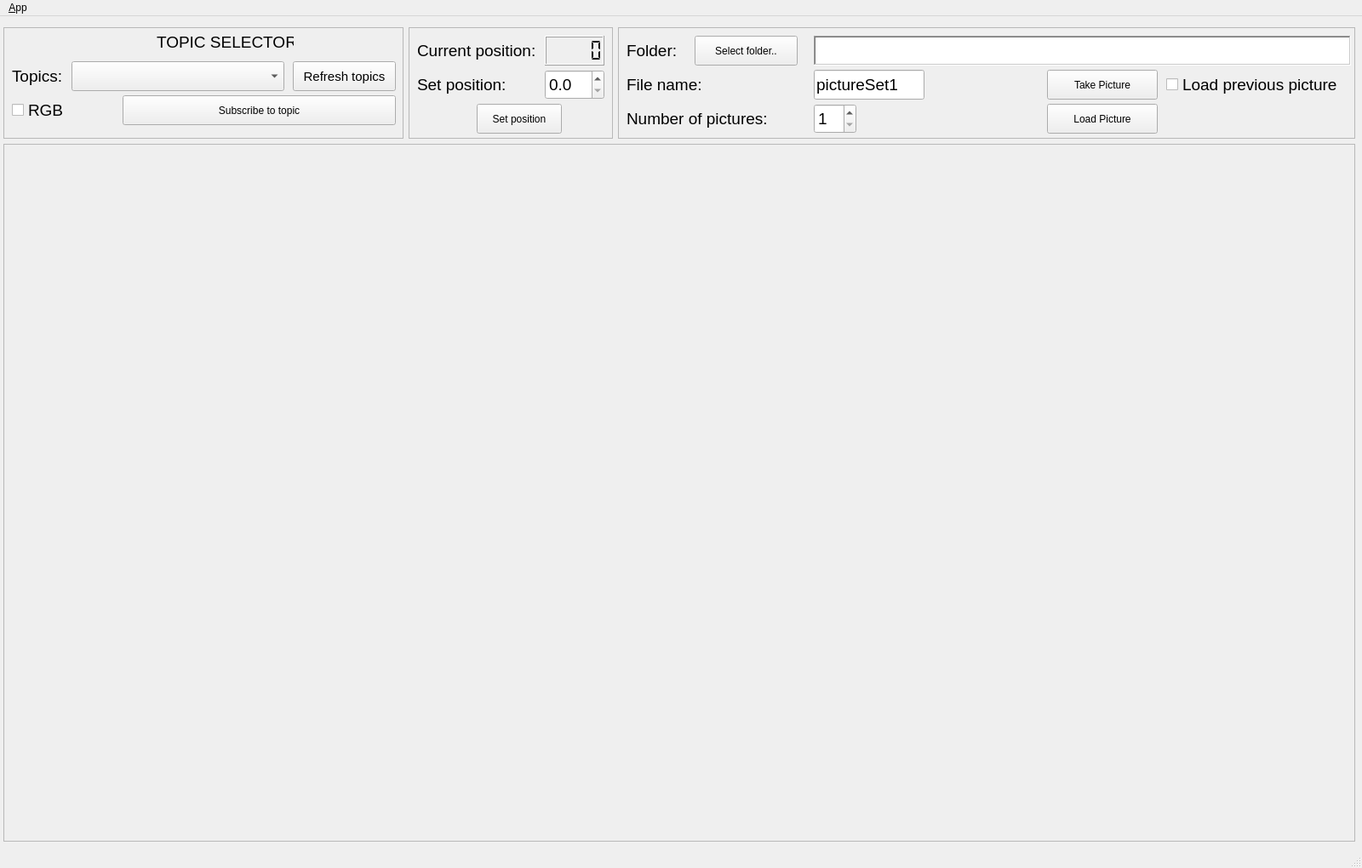
<?xml version="1.0" encoding="UTF-8"?>
<ui version="4.0">
 <class>MainWindowDesign</class>
 <widget class="QMainWindow" name="MainWindowDesign">
  <property name="geometry">
   <rect>
    <x>0</x>
    <y>0</y>
    <width>1600</width>
    <height>1020</height>
   </rect>
  </property>
  <property name="sizePolicy">
   <sizepolicy hsizetype="Preferred" vsizetype="Preferred">
    <horstretch>0</horstretch>
    <verstretch>0</verstretch>
   </sizepolicy>
  </property>
  <property name="windowTitle">
   <string>QRosApp</string>
  </property>
  <property name="windowIcon">
   <iconset resource="../resources/images.qrc">
    <normaloff>:/images/icon.png</normaloff>:/images/icon.png</iconset>
  </property>
  <property name="locale">
   <locale language="English" country="Australia"/>
  </property>
  <widget class="QWidget" name="centralwidget">
   <widget class="QFrame" name="frame_2">
    <property name="geometry">
     <rect>
      <x>480</x>
      <y>13</y>
      <width>240</width>
      <height>131</height>
     </rect>
    </property>
    <property name="frameShape">
     <enum>QFrame::StyledPanel</enum>
    </property>
    <property name="frameShadow">
     <enum>QFrame::Raised</enum>
    </property>
    <widget class="QLCDNumber" name="current_position">
     <property name="geometry">
      <rect>
       <x>160</x>
       <y>10</y>
       <width>70</width>
       <height>35</height>
      </rect>
     </property>
     <property name="font">
      <font>
       <pointsize>14</pointsize>
      </font>
     </property>
     <property name="smallDecimalPoint">
      <bool>false</bool>
     </property>
     <property name="segmentStyle">
      <enum>QLCDNumber::Flat</enum>
     </property>
    </widget>
    <widget class="QLabel" name="label">
     <property name="geometry">
      <rect>
       <x>10</x>
       <y>10</y>
       <width>151</width>
       <height>35</height>
      </rect>
     </property>
     <property name="font">
      <font>
       <pointsize>14</pointsize>
      </font>
     </property>
     <property name="text">
      <string>Current position:</string>
     </property>
    </widget>
    <widget class="QDoubleSpinBox" name="set_position_input">
     <property name="geometry">
      <rect>
       <x>160</x>
       <y>50</y>
       <width>70</width>
       <height>35</height>
      </rect>
     </property>
     <property name="font">
      <font>
       <pointsize>14</pointsize>
      </font>
     </property>
     <property name="prefix">
      <string/>
     </property>
     <property name="suffix">
      <string/>
     </property>
     <property name="decimals">
      <number>1</number>
     </property>
     <property name="maximum">
      <double>360.000000000000000</double>
     </property>
    </widget>
    <widget class="QLabel" name="label_2">
     <property name="geometry">
      <rect>
       <x>10</x>
       <y>50</y>
       <width>151</width>
       <height>35</height>
      </rect>
     </property>
     <property name="font">
      <font>
       <pointsize>14</pointsize>
      </font>
     </property>
     <property name="text">
      <string>Set position:</string>
     </property>
    </widget>
    <widget class="QPushButton" name="button_set_pos">
     <property name="geometry">
      <rect>
       <x>80</x>
       <y>90</y>
       <width>100</width>
       <height>35</height>
      </rect>
     </property>
     <property name="text">
      <string>Set position</string>
     </property>
    </widget>
   </widget>
   <widget class="QFrame" name="frame">
    <property name="geometry">
     <rect>
      <x>4</x>
      <y>13</y>
      <width>470</width>
      <height>131</height>
     </rect>
    </property>
    <property name="frameShape">
     <enum>QFrame::StyledPanel</enum>
    </property>
    <property name="frameShadow">
     <enum>QFrame::Raised</enum>
    </property>
    <widget class="QLabel" name="label_3">
     <property name="geometry">
      <rect>
       <x>10</x>
       <y>40</y>
       <width>81</width>
       <height>35</height>
      </rect>
     </property>
     <property name="font">
      <font>
       <pointsize>14</pointsize>
      </font>
     </property>
     <property name="text">
      <string>Topics:</string>
     </property>
    </widget>
    <widget class="QComboBox" name="comboBox">
     <property name="geometry">
      <rect>
       <x>80</x>
       <y>40</y>
       <width>250</width>
       <height>35</height>
      </rect>
     </property>
     <property name="font">
      <font>
       <pointsize>11</pointsize>
      </font>
     </property>
    </widget>
    <widget class="QPushButton" name="button_refresh_topic">
     <property name="geometry">
      <rect>
       <x>340</x>
       <y>40</y>
       <width>121</width>
       <height>35</height>
      </rect>
     </property>
     <property name="font">
      <font>
       <pointsize>11</pointsize>
      </font>
     </property>
     <property name="text">
      <string>Refresh topics</string>
     </property>
    </widget>
    <widget class="QPushButton" name="button_subscribe_topic">
     <property name="geometry">
      <rect>
       <x>140</x>
       <y>80</y>
       <width>321</width>
       <height>35</height>
      </rect>
     </property>
     <property name="text">
      <string>Subscribe to topic</string>
     </property>
    </widget>
    <widget class="QLabel" name="label_4">
     <property name="geometry">
      <rect>
       <x>180</x>
       <y>0</y>
       <width>161</width>
       <height>35</height>
      </rect>
     </property>
     <property name="font">
      <font>
       <pointsize>14</pointsize>
      </font>
     </property>
     <property name="text">
      <string>TOPIC SELECTOR</string>
     </property>
    </widget>
    <widget class="QCheckBox" name="rgb_checkbox">
     <property name="geometry">
      <rect>
       <x>10</x>
       <y>80</y>
       <width>97</width>
       <height>35</height>
      </rect>
     </property>
     <property name="font">
      <font>
       <pointsize>14</pointsize>
      </font>
     </property>
     <property name="text">
      <string>RGB</string>
     </property>
    </widget>
   </widget>
   <widget class="QFrame" name="frame_3">
    <property name="geometry">
     <rect>
      <x>726</x>
      <y>13</y>
      <width>866</width>
      <height>131</height>
     </rect>
    </property>
    <property name="frameShape">
     <enum>QFrame::StyledPanel</enum>
    </property>
    <property name="frameShadow">
     <enum>QFrame::Raised</enum>
    </property>
    <widget class="QLabel" name="label_6">
     <property name="geometry">
      <rect>
       <x>10</x>
       <y>10</y>
       <width>81</width>
       <height>35</height>
      </rect>
     </property>
     <property name="font">
      <font>
       <pointsize>14</pointsize>
      </font>
     </property>
     <property name="text">
      <string>Folder:</string>
     </property>
    </widget>
    <widget class="QPushButton" name="button_folder_select">
     <property name="geometry">
      <rect>
       <x>90</x>
       <y>10</y>
       <width>121</width>
       <height>35</height>
      </rect>
     </property>
     <property name="text">
      <string>Select folder..</string>
     </property>
    </widget>
    <widget class="QTextBrowser" name="textbox_path">
     <property name="geometry">
      <rect>
       <x>230</x>
       <y>10</y>
       <width>631</width>
       <height>35</height>
      </rect>
     </property>
     <property name="font">
      <font>
       <pointsize>14</pointsize>
       <italic>false</italic>
      </font>
     </property>
     <property name="frameShape">
      <enum>QFrame::WinPanel</enum>
     </property>
     <property name="frameShadow">
      <enum>QFrame::Sunken</enum>
     </property>
    </widget>
    <widget class="QDoubleSpinBox" name="set_nrof_pic">
     <property name="geometry">
      <rect>
       <x>230</x>
       <y>90</y>
       <width>50</width>
       <height>35</height>
      </rect>
     </property>
     <property name="font">
      <font>
       <pointsize>14</pointsize>
      </font>
     </property>
     <property name="prefix">
      <string/>
     </property>
     <property name="suffix">
      <string/>
     </property>
     <property name="decimals">
      <number>0</number>
     </property>
     <property name="minimum">
      <double>1.000000000000000</double>
     </property>
     <property name="maximum">
      <double>500.000000000000000</double>
     </property>
    </widget>
    <widget class="QLabel" name="label_7">
     <property name="geometry">
      <rect>
       <x>10</x>
       <y>90</y>
       <width>190</width>
       <height>35</height>
      </rect>
     </property>
     <property name="font">
      <font>
       <pointsize>14</pointsize>
      </font>
     </property>
     <property name="text">
      <string>Number of pictures:</string>
     </property>
    </widget>
    <widget class="QPushButton" name="button_take_pic">
     <property name="geometry">
      <rect>
       <x>504</x>
       <y>50</y>
       <width>130</width>
       <height>35</height>
      </rect>
     </property>
     <property name="text">
      <string>Take Picture</string>
     </property>
    </widget>
    <widget class="QLineEdit" name="fileName">
     <property name="geometry">
      <rect>
       <x>230</x>
       <y>50</y>
       <width>130</width>
       <height>35</height>
      </rect>
     </property>
     <property name="font">
      <font>
       <pointsize>14</pointsize>
      </font>
     </property>
     <property name="text">
      <string>pictureSet1</string>
     </property>
    </widget>
    <widget class="QLabel" name="label_8">
     <property name="geometry">
      <rect>
       <x>10</x>
       <y>50</y>
       <width>190</width>
       <height>35</height>
      </rect>
     </property>
     <property name="font">
      <font>
       <pointsize>14</pointsize>
      </font>
     </property>
     <property name="text">
      <string>File name:</string>
     </property>
    </widget>
    <widget class="QPushButton" name="button_load_picture">
     <property name="geometry">
      <rect>
       <x>504</x>
       <y>90</y>
       <width>130</width>
       <height>35</height>
      </rect>
     </property>
     <property name="text">
      <string>Load Picture</string>
     </property>
    </widget>
    <widget class="QCheckBox" name="checkLoad">
     <property name="geometry">
      <rect>
       <x>644</x>
       <y>50</y>
       <width>220</width>
       <height>35</height>
      </rect>
     </property>
     <property name="font">
      <font>
       <pointsize>14</pointsize>
      </font>
     </property>
     <property name="text">
      <string>Load previous picture</string>
     </property>
    </widget>
   </widget>
   <widget class="QFrame" name="frame_4">
    <property name="geometry">
     <rect>
      <x>4</x>
      <y>150</y>
      <width>1588</width>
      <height>820</height>
     </rect>
    </property>
    <property name="frameShape">
     <enum>QFrame::StyledPanel</enum>
    </property>
    <property name="frameShadow">
     <enum>QFrame::Raised</enum>
    </property>
    <widget class="QWidget" name="verticalLayoutWidget">
     <property name="geometry">
      <rect>
       <x>0</x>
       <y>0</y>
       <width>1588</width>
       <height>820</height>
      </rect>
     </property>
     <layout class="QVBoxLayout" name="verticalLayout"/>
    </widget>
   </widget>
  </widget>
  <widget class="QMenuBar" name="menubar">
   <property name="geometry">
    <rect>
     <x>0</x>
     <y>0</y>
     <width>1600</width>
     <height>25</height>
    </rect>
   </property>
   <widget class="QMenu" name="menu_File">
    <property name="title">
     <string>&amp;App</string>
    </property>
    <widget class="QMenu" name="menuAbout_Qt">
     <property name="title">
      <string>About &amp;Qt</string>
     </property>
    </widget>
    <addaction name="action_Preferences"/>
    <addaction name="separator"/>
    <addaction name="actionAbout"/>
    <addaction name="menuAbout_Qt"/>
    <addaction name="separator"/>
    <addaction name="action_Quit"/>
   </widget>
   <addaction name="menu_File"/>
  </widget>
  <widget class="QStatusBar" name="statusbar"/>
  <action name="action_Quit">
   <property name="text">
    <string>&amp;Quit</string>
   </property>
   <property name="shortcut">
    <string>Ctrl+Q</string>
   </property>
   <property name="shortcutContext">
    <enum>Qt::ApplicationShortcut</enum>
   </property>
  </action>
  <action name="action_Preferences">
   <property name="text">
    <string>&amp;Preferences</string>
   </property>
  </action>
  <action name="actionAbout">
   <property name="text">
    <string>&amp;About</string>
   </property>
  </action>
  <action name="actionGkhkgh">
   <property name="text">
    <string>gkhkgh</string>
   </property>
  </action>
 </widget>
 <resources>
  <include location="../resources/images.qrc"/>
 </resources>
 <connections>
  <connection>
   <sender>action_Quit</sender>
   <signal>triggered()</signal>
   <receiver>MainWindowDesign</receiver>
   <slot>close()</slot>
   <hints>
    <hint type="sourcelabel">
     <x>-1</x>
     <y>-1</y>
    </hint>
    <hint type="destinationlabel">
     <x>399</x>
     <y>299</y>
    </hint>
   </hints>
  </connection>
 </connections>
</ui>
